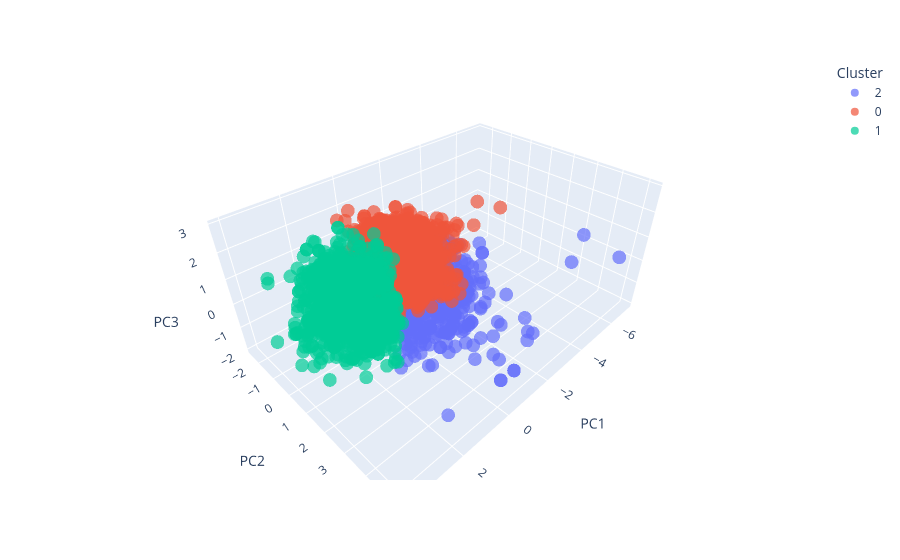

This figure's notebook cell:
### Code cell
df_pca = pd.DataFrame(X_pca, columns=['PC1', 'PC2', 'PC3'])
df_pca['Cluster'] = cluster_labels.astype(str)  

fig = px.scatter_3d(
    df_pca,
    x='PC1', y='PC2', z='PC3',
    color='Cluster',
    labels={'Cluster'},
    opacity=0.7
)
fig.show()

### Figure 1 — Plotly figure (JSON) as saved in the notebook; plotly's stock layout.template omitted (floating-point values rounded to 4 significant figures; data arrays with more than 128 entries replaced by an {"elided": "..."} marker saying what was removed)
{"data": [{"hovertemplate": "Cluster=2<br>PC1=%{x}<br>PC2=%{y}<br>PC3=%{z}<extra></extra>", "legendgroup": "2", "marker": {"color": "#636efa", "opacity": 0.7, "symbol": "circle"}, "mode": "markers", "name": "2", "scene": "scene", "showlegend": true, "type": "scatter3d", "x": {"elided": "455 float values"}, "y": {"elided": "455 float values"}, "z": {"elided": "455 float values"}}, {"hovertemplate": "Cluster=0<br>PC1=%{x}<br>PC2=%{y}<br>PC3=%{z}<extra></extra>", "legendgroup": "0", "marker": {"color": "#EF553B", "opacity": 0.7, "symbol": "circle"}, "mode": "markers", "name": "0", "scene": "scene", "showlegend": true, "type": "scatter3d", "x": {"elided": "961 float values"}, "y": {"elided": "961 float values"}, "z": {"elided": "961 float values"}}, {"hovertemplate": "Cluster=1<br>PC1=%{x}<br>PC2=%{y}<br>PC3=%{z}<extra></extra>", "legendgroup": "1", "marker": {"color": "#00cc96", "opacity": 0.7, "symbol": "circle"}, "mode": "markers", "name": "1", "scene": "scene", "showlegend": true, "type": "scatter3d", "x": {"elided": "823 float values"}, "y": {"elided": "823 float values"}, "z": {"elided": "823 float values"}}], "layout": {"legend": {"title": {"text": "Cluster"}, "tracegroupgap": 0}, "margin": {"t": 60}, "scene": {"domain": {"x": [0, 1], "y": [0, 1]}, "xaxis": {"title": {"text": "PC1"}}, "yaxis": {"title": {"text": "PC2"}}, "zaxis": {"title": {"text": "PC3"}}}}}
